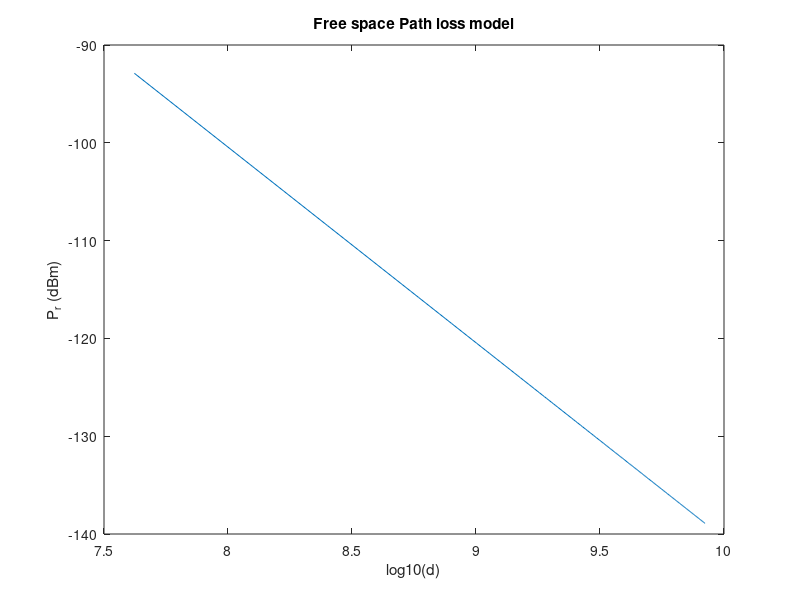

MATLAB code to generate this figure:
%%  Experiment 5: To simulate Friis Free Space Path Loss Equation

%{
     Name:- Smit Shah
     Date:- 28/09/2020
%}

% Tools/Software Required: MATLAB

%% Theory

%{
    The information, or message, that is to be transmitted, is modulated onto
    a frequency carrier, which is then emitted from a transmit antenna in the
    form of an electromagnetic (EM) wave.  This EM wave propagates through
    free space, and is then collected by the receive antenna.  The receive
    antenna then converts the EM wave into an electrical signal which can
    then be demodulated back into  the original message.  However, the signal
    power (watts) received by the antenna is much less than the transmitted
    power due to attenuation loss. The Friis equation (also known as the
    Free Space Loss, FSL equation) describes this attenuation loss.
%}

%% Code and Result

clc %for clearing the command window
close all %for closing all the window except command window
clear all %for deleting all the variables from the memory

% Input section
PtdBm=52; % Input- Transmitted power in dBm
GtdBi=25; % Gain of the transmitted antenna in dBi
GrdBi=15; % Gain of the receiver antenna in dBi
frequency= 1*10^9; % transmitted signalfrequency in Hertz
% Example Frequency =1 GHz
d=41935000*(1:1:200); % Array of input distances in meters 
L=1; % Other System Losses, No loss case L=1

% Convert all powers to linear scale %
Pt=10^((PtdBm-30)/10); % COnvert to Watts
Gt=10^(GtdBi/10);
Gr=10^(GrdBi/10);
lambda=3*10^8/frequency; % Wavelength in meters
Pr= Pt*(Gt*Gr*lambda^2)./((4*pi.*d).^2*L);
PrdBm=10*log10(Pr)+30; %Convert to dBm
plot(log10(d),PrdBm) ;
title('Free space Path loss model')
xlabel('log10(d)');
ylabel('P_r (dBm)');

%% Conclusion

%{
    Hence, we can observe that the graph of Free space was linearly
    increasing in negavtive axis, i.e. as we increase the value of d, the
    loss was inceasing.
%}